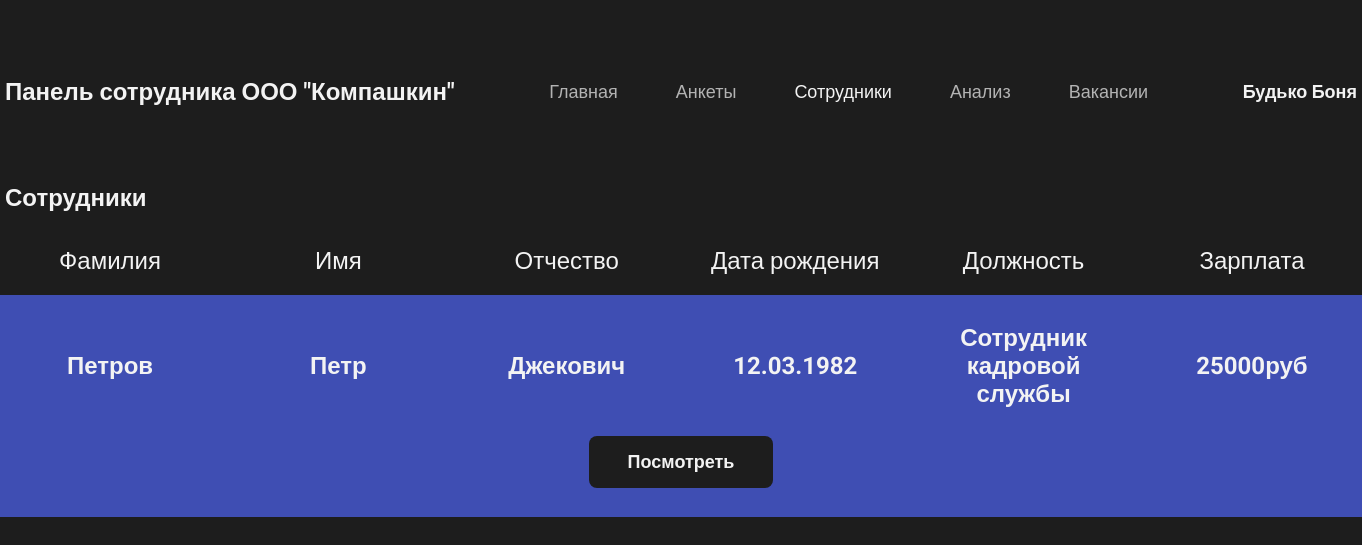
The app's page /hr_dep_sotr/sotr.php (signed in) with its own data.
### tables this page shows
CREATE TABLE `anketa` (
  `id_anketa` int NOT NULL,
  `id_user` int NOT NULL,
  `fam` varchar(255) NOT NULL,
  `name` varchar(255) NOT NULL,
  `otch` varchar(255) DEFAULT NULL,
  `date_birthday` date NOT NULL,
  `pol` tinyint(1) NOT NULL,
  `mesto_rojdenia` varchar(255) NOT NULL,
  `grajdanstvo` varchar(255) NOT NULL,
  `obrazovanie` varchar(255) NOT NULL,
  `telephone` varchar(255) NOT NULL,
  `id_post` int NOT NULL,
  `resume` text NOT NULL,
  `status` varchar(255) NOT NULL
);

CREATE TABLE `sotr` (
  `id_sotr` int NOT NULL,
  `id_anketa` int NOT NULL,
  `id_post` int NOT NULL
);

CREATE TABLE `posts` (
  `id_post` int NOT NULL,
  `name_post` varchar(255) NOT NULL,
  `cash` int NOT NULL,
  `active` tinyint(1) NOT NULL
);

### hr_dep_sotr/dbinfo.php (called while the page is built)
<?php
	return [
		'host' => 'localhost',
		'dbname' => 'hr_dep',
		'login' => 'root',
		'password' => 'root'
	];
?>

### hr_dep_sotr/hrlib.php (called while the page is built, shortened)
<?php
	class DB
	{
		private $db;
		public function __construct()
		{
			$dbinfo = require 'dbinfo.php';
			$this->db = new PDO('mysql:host=' . $dbinfo['host'] . ';dbname=' . $dbinfo['dbname'], $dbinfo['login'], $dbinfo['password']);
		}
		public function query($sql, $params = [])
		{
			$stmt = $this->db->prepare($sql);
			if ( !empty($params) ) {
				foreach ($params as $key => $value) {
					$stmt->bindValue(":$key", $value);
				}
			}
			$stmt->execute();
			return $stmt->fetchAll(PDO::FETCH_ASSOC);
		}
		public function get_name($id)
		{
            $param = [ "id" => $id ];
			$data = $this->query("SELECT fam, name FROM anketa WHERE id_user = :id", $param);
            if (isset($data[0]["fam"]) && isset($data[0]["name"])) {
				return $data[0]["fam"]." ".$data[0]["name"];
			}
			else {
				return null;
			}
		}
		public function get_all_sotr()
		{
			$result = $this->query("SELECT sotr.id_sotr, anketa.fam, anketa.name, anketa.otch, anketa.date_birthday,
			 posts.name_post, posts.cash FROM sotr JOIN posts ON sotr.id_post = posts.id_post
			 JOIN anketa ON sotr.id_anketa = anketa.id_anketa");
			if ($result) {
				return $result;
			}
            return null;
		}
	}
?>

### hr_dep_sotr/sotr.php (the view, shortened to what this page needs)
<?php
    include "hrlib.php";
    $db = new DB;
    $id = $_SESSION['id'];
?>
<!DOCTYPE html>
<html lang="en">
    <head>
        <link rel="stylesheet" href="css/index.css">
        <link rel="stylesheet" href="css/sotr.css">
    </head>
    <body>
        <header>
            <div class="container">
                <p class="logo">Панель сотрудника ООО "Компашкин"</p>
                <nav>
                    <ul>
                        <li>
                            <a class="main" href="index.php">Главная</a>
                        </li>
                        <li>
                            <a class="ankets" href="ankets.php">Анкеты</a>
                        </li>
                        <li>
                            <a class="send_anket" href="sotr.php">Сотрудники</a>
                        </li>
                        <li>
                            <a class="analyse" href="analyse.php">Анализ</a>
                        </li>
                        <li>
                            <a class="vacans" href="vacans.php">Вакансии</a>
                        </li>
                    </ul>
                </nav>
                <p class="name"><?php echo $db->get_name($id); ?></p>
            </div>
        </header>
        <section>
            <div class="container">
                <h1>Сотрудники</h1>
            </div>
            <?php
                $data = $db->get_all_sotr();
                if ($data != null) {
                    echo '<div class="head_sotr container">
                            <p class="fam_head" onclick="clickFam();">Фамилия</p>
                            <p class="name_head" onclick="clickName();">Имя</p>
                            <p class="middle_head" onclick="clickMiddle();">Отчество</p>
                            <p class="date_head" onclick="clickDate();">Дата рождения</p>
                            <p class="post_head" onclick="clickPost();">Должность</p>
                            <p class="zp_head" onclick="clickCash();">Зарплата</p>
                        </div>';
                        foreach ($data as $key => $value) {
                            $date = new DateTime($value["date_birthday"]);
                            echo '<div class="block_status">
                                <div class="container">
                                    <p>'.$value["fam"].'</p>
                                    <p>'.$value["name"].'</p>
                                    <p>'.$value["otch"].'</p>
                                    <p>'.$date->format('d.m.Y').'</p>
                                    <p>'.$value["name_post"].'</p>
                                    <p>'.$value["cash"].'руб</p>
                                </div>
                                <div class="btn container">
                                    <a href="sotr_info.php?id='.$value["id_sotr"].'">Посмотреть</a>
                                </div>
                            </div>';
                        }
                }
                else {
                    echo '<div class="block_status">
                            <div class="container">
                                <p class="not_anket">На текущий момент новых анкет нет</p>
                            </div>
                        </div>';
                }
            ?>
        </section>
    </body>
</html>

### hr_dep_sotr/css/index.css (style rules this page uses)
* { padding: 0; margin: 0; box-sizing: border-box; font-family: 'Roboto', sans-serif; color: #F3F3F3; }
body { background-color: #1d1d1d; }
header { padding: 78px 0; }
header .container { display: flex; justify-content: space-between; align-items: center; }
.container { width: 1352px; margin: 0 auto; }
nav li { list-style-type: none; margin-right: 58px; }
nav li:last-child { margin-right: 0; }
nav ul { display: flex; }
.logo { font-size: 24px; font-weight: 700; }
nav a { font-size: 18px; font-weight: 500; opacity: .7; text-decoration: none; }
.main { opacity: 1; }
.name { font-size: 18px; font-weight: 700; }
h1 { margin-bottom: 35px; }
h1, .id, .status { font-size: 24px; font-weight: 700; }
.block_status { background-color: #3f4eb3; padding: 29px 0; margin-bottom: 21px; }
.block_status:last-child { margin-bottom: 0; }
.block_status .container { display: flex; justify-content: space-between; align-items: center; }
.block_status .container a { width: 184px; height: 52px; border-radius: 8px; background-color: #1d1d1d; text-align: center; text-decoration: none; font-size: 18px; font-weight: 700; display: flex; align-items: center; justify-content: center; }

### hr_dep_sotr/css/sotr.css (style rules this page uses)
.main { opacity: .7; }
.send_anket { opacity: 1; }
.head_sotr { display: flex; justify-content: space-between; margin-bottom: 20px; }
.head_sotr p { font-size: 24px; width: 210px; text-align: center; font-weight: 400; }
.btn { margin-top: 28px; justify-content: center !important; }
.block_status .container p { font-size: 24px; width: 210px; text-align: center; font-weight: 700; }

### records on screen
anketa: $db->get_name($id) "Будько Боня"
sotr: id_anketa.fam "Петров", id_anketa.name "Петр", id_anketa.otch "Джекович", id_anketa.date_birthday "12.03.1982", id_post.name_post "Сотрудник кадровой службы", id_post.cash "25000"
